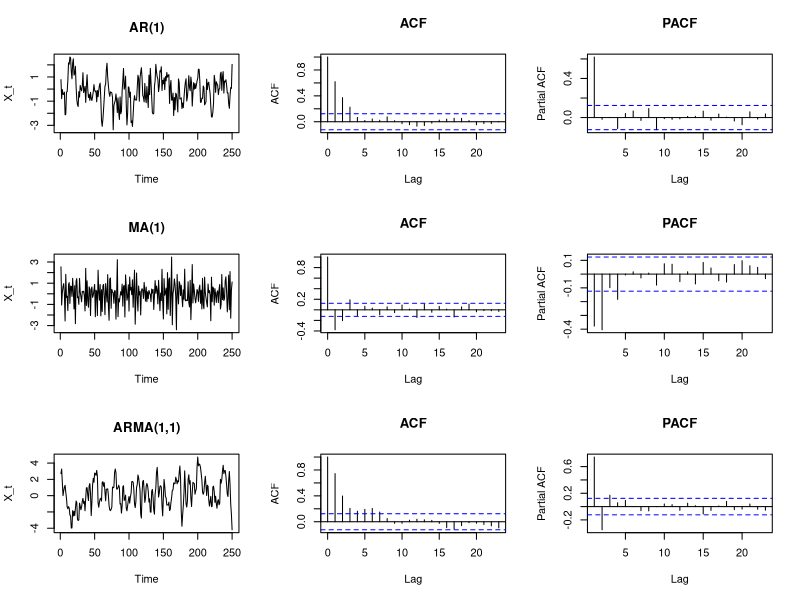
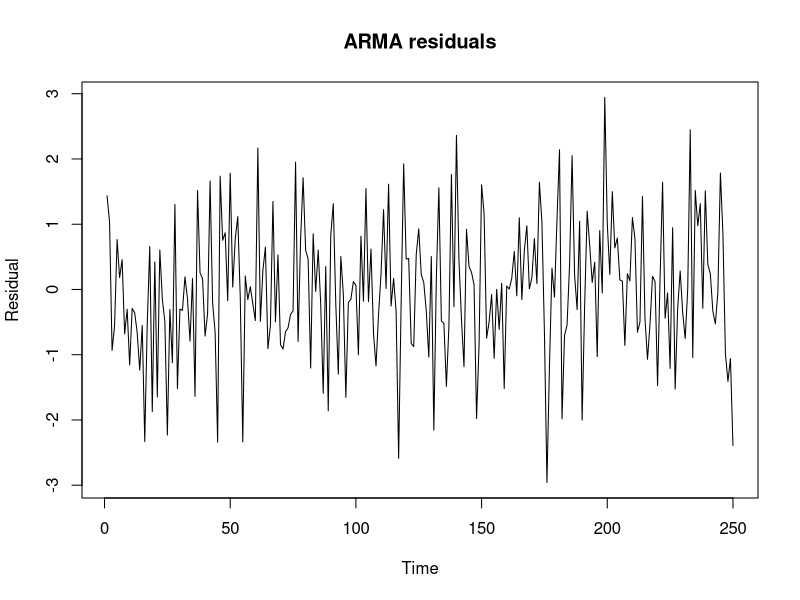
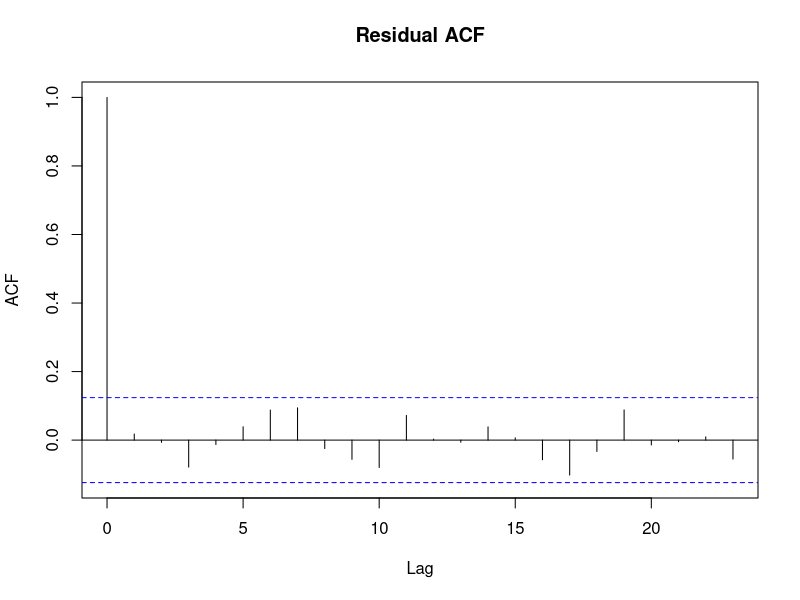
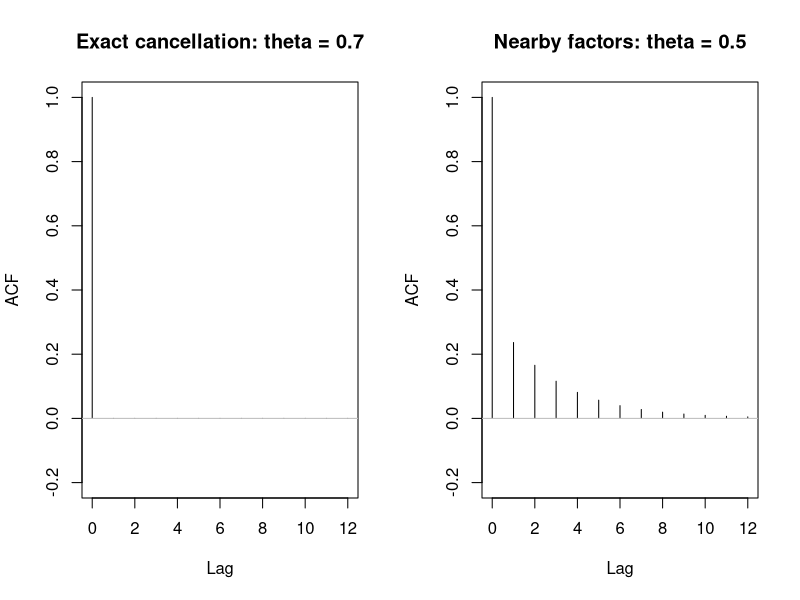

Write the R code that produced these figures, in order.
## ---- chunk 1
set.seed(311)
par(mfrow = c(1, 1))
## ---- chunk 2
n <- 250
# X_t = 0.7 X_{t-1} + eps_t
x_ar <- arima.sim(model = list(ar = 0.7), n = n)
# X_t = eps_t - 0.7 eps_{t-1}        (theta = 0.7)
x_ma <- arima.sim(model = list(ma = -0.7), n = n)
# X_t = 0.7 X_{t-1} + eps_t + 0.5 eps_{t-1}   (phi = 0.7, theta = -0.5)
x_arma <- arima.sim(model = list(ar = 0.7, ma = 0.5), n = n)

par(mfrow = c(3, 3))
plot.ts(x_ar, main = "AR(1)", ylab = "X_t")
acf(x_ar, main = "ACF")
pacf(x_ar, main = "PACF")
plot.ts(x_ma, main = "MA(1)", ylab = "X_t")
acf(x_ma, main = "ACF")
pacf(x_ma, main = "PACF")
plot.ts(x_arma, main = "ARMA(1,1)", ylab = "X_t")
acf(x_arma, main = "ACF")
pacf(x_arma, main = "PACF")
par(mfrow = c(1, 1))
## ---- chunk 3
data.frame(
  lag = 0:6,
  theory = round(ARMAacf(ar = 0.7, ma = 0.5, lag.max = 6), 3),
  sample = round(as.numeric(acf(x_arma, lag.max = 6, plot = FALSE)$acf), 3)
)
## ---- chunk 4
fit_ar <- arima(x_arma, order = c(1, 0, 0))
fit_ma <- arima(x_arma, order = c(0, 0, 1))
fit_arma <- arima(x_arma, order = c(1, 0, 1))

AIC(fit_ar, fit_ma, fit_arma)
BIC(fit_ar, fit_ma, fit_arma)
fit_arma    # R's ma1 is -theta_hat
## ---- chunk 5
res <- residuals(fit_arma)
plot.ts(res, main = "ARMA residuals", ylab = "Residual")
acf(res, main = "Residual ACF")
Box.test(res, lag = 12, type = "Ljung-Box", fitdf = 2)  # fitdf = p + q
## ---- chunk 6
set.seed(5)
w <- ts(rnorm(200))
fit_w <- arima(w, order = c(1, 0, 1))
fit_w
theta_hat <- -coef(fit_w)["ma1"]          # R's ma1 is -theta_hat
c(AR_root = 1 / unname(coef(fit_w)["ar1"]),
  MA_root = 1 / unname(theta_hat))
fit_wn <- arima(w, order = c(0, 0, 0))    # white noise with a mean
AIC(fit_w, fit_wn)
## ---- chunk 7
par(mfrow = c(1, 2))
plot(0:12, ARMAacf(ar = 0.7, ma = -0.7, lag.max = 12),
     type = "h", ylim = c(-0.2, 1), xlab = "Lag", ylab = "ACF",
     main = "Exact cancellation: theta = 0.7")
abline(h = 0, col = "grey")
plot(0:12, ARMAacf(ar = 0.7, ma = -0.5, lag.max = 12),
     type = "h", ylim = c(-0.2, 1), xlab = "Lag", ylab = "ACF",
     main = "Nearby factors: theta = 0.5")
abline(h = 0, col = "grey")
par(mfrow = c(1, 1))
